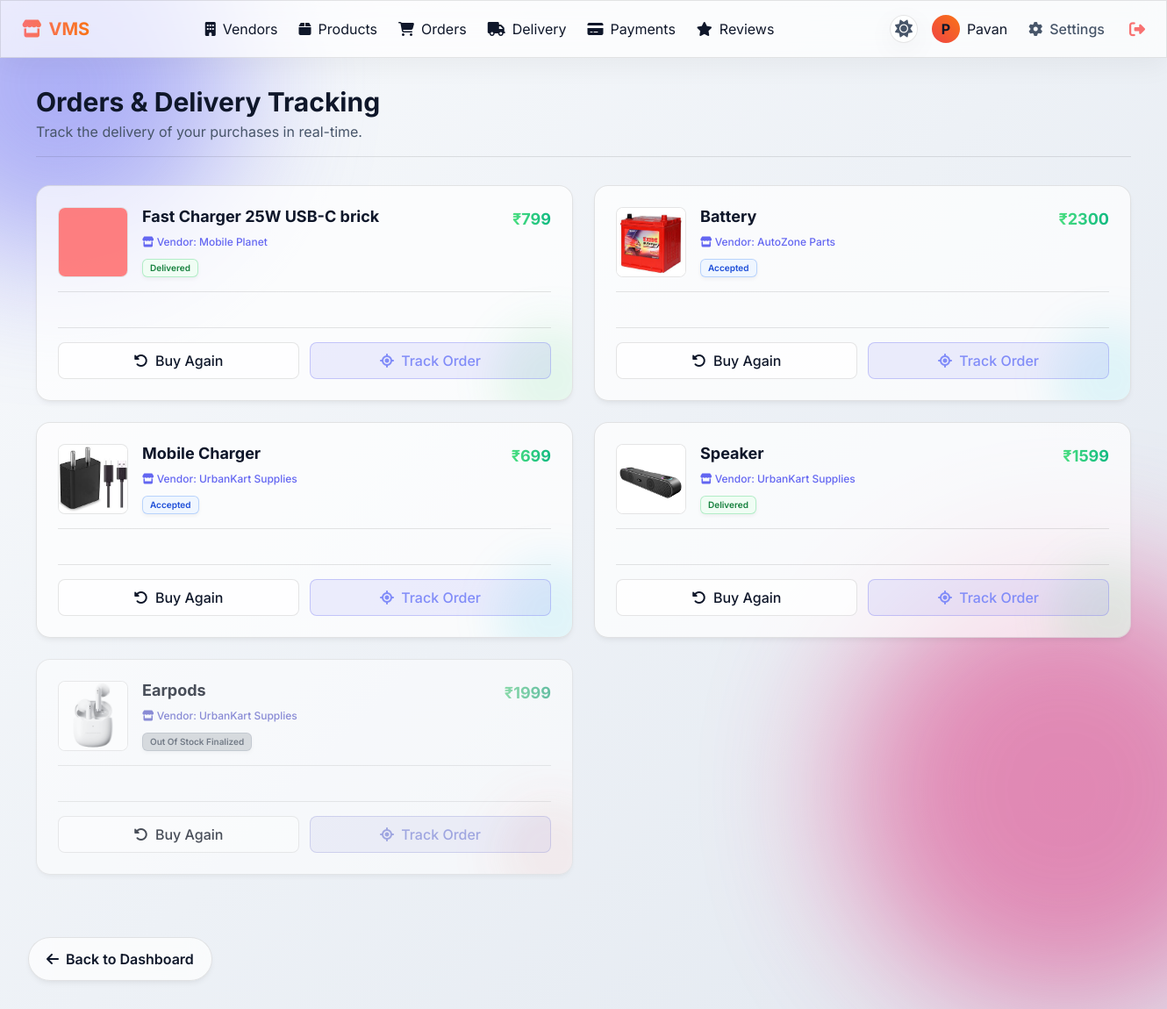
Page /orders (signed in) on the committed database.
### tables this page shows
CREATE TABLE orders(
    id INTEGER PRIMARY KEY AUTOINCREMENT,
    customer TEXT,
    vendor TEXT,
    product_name TEXT,
    price TEXT,
    status TEXT
, product_image TEXT DEFAULT "", expected_delivery TEXT DEFAULT "", delivered_date TEXT DEFAULT "");

### app.py (the view)
@app.route('/orders')
def orders():
    if 'user' not in session:
        return redirect('/login')
    conn = get_db()
    role = session['role']
    if role == "vendor":
        orders = conn.execute(
            "SELECT * FROM orders WHERE vendor=? ORDER BY id DESC",
            (session['user'],)
        ).fetchall()
    else:
        orders = conn.execute(
            "SELECT * FROM orders WHERE customer=? ORDER BY id DESC",
            (session['user'],)
        ).fetchall()
    return render_template(
        'orders.html',
        orders=orders
    )

### templates/orders.html (shortened to what this page needs)
{% extends "base.html" %}
{% block content %}
<div class="fade-in">
    <div class="flex justify-between items-center mb-8 border-b border-glass pb-4">
        <div>
            <h1 class="text-3xl font-bold text-main">Orders & Delivery Tracking</h1>
            <p class="text-muted mt-1">{% if session['role'] == 'vendor' %}Manage customer orders and update delivery
                status.{% else %}Track the delivery of your purchases in real-time.{% endif %}</p>
        </div>
    </div>
    {% if orders %}
    {% if session['role'] == 'vendor' %}
    <div class="glass-card overflow-hidden">
        <div class="overflow-x-auto">
            <table class="w-full text-left whitespace-nowrap">
                <thead>
                    <tr>
                        <th>Product</th>
                        <th>Customer</th>
                        <th>Price</th>
                        <th>Status</th>
                        <th>Update Delivery</th>
                    </tr>
                </thead>
                <tbody class="divide-y divide-glass">
                    {% for order in orders %}
                    <tr class="hover:bg-overlay transition-colors">
                        <td class="font-semibold text-main flex items-center gap-3">
                            {% if order['product_image'] %}
                            <img src="{{ url_for('static', filename=order['product_image']|resolve_image) }}"
                                class="w-10 h-10 rounded object-contain bg-slate-700/30 border border-glass">
                            {% else %}
                            <div
                                class="w-10 h-10 rounded bg-overlay flex items-center justify-center text-muted/50 border border-glass">
                                <i class="fa-solid fa-box-open"></i></div>
                            {% endif %}
                            {{ order['product_name'] }}
                        </td>
                        <td class="font-medium flex items-center gap-2 text-main">
                            <div
                                class="w-8 h-8 rounded-full bg-indigo-500/20 text-indigo-500 flex items-center justify-center font-bold">
                                {{ order['customer'][0]|upper }}</div> {{ order['customer'] }}
                        </td>
                        <td
                            class="text-transparent bg-clip-text bg-gradient-to-r from-green-400 to-emerald-500 font-bold">
                            ₹{{ order['price'] }}</td>
                        <td>
                            {% if order['status'] == 'Out Of Stock' %}
                            <span class="badge badge-finalized cursor-default select-none" title="This order cannot be changed">
                                <i class="fa-solid fa-lock"></i> Out Of Stock Finalized
                            </span>
                            {% else %}
                            <span class="badge
                                    {% if order['status'] == 'Pending' %}badge-pending
                                    {% elif order['status'] == 'Accepted' %}badge-accepted
                                    {% elif order['status'] == 'Processing' %}badge-processing
                                    {% elif order['status'] == 'Shipped' %}badge-shipped
                                    {% elif order['status'] == 'Out For Delivery' %}badge-outfordelivery
                                    {% elif order['status'] == 'Delivered' %}badge-delivered
                                    {% else %}badge-outofstock{% endif %}">
                                {{ order['status'] }}
                            </span>
                            {% endif %}
                        </td>
                        <td>
                            {% if order['status'] == 'Out Of Stock' %}
                            <div class="text-sm text-muted max-w-xs">
                                <p class="mb-1">Status updates are disabled for this order.</p>
                                <p class="text-[11px] opacity-80">New purchases create a new order with full controls.</p>
                            </div>
                            {% else %}
                            <form method="POST" action="/update_order" class="flex flex-col gap-2">
                                <input type="hidden" name="order_id" value="{{ order['id'] }}">
                                <div class="flex flex-wrap gap-2 items-center">
                                    <div class="blend-select-wrapper update-status w-40 min-w-[10rem]">
                                        <select name="status"
                                            class="glass-input px-3 py-1.5 rounded-lg text-sm appearance-none focus:outline-none w-full blend-select transition-shadow hover:shadow-md"
                                            onchange="toggleDateInput(this, {{ order['id'] }})">
                                            <option value="Pending" {% if order['status']=='Pending' %}selected{% endif
                                                %}>Pending</option>
                                            <option value="Accepted" {% if order['status']=='Accepted' %}selected{%
                                                endif %}>Accepted</option>
                                            <option value="Processing" {% if order['status']=='Processing' %}selected{%
                                                endif %}>Processing</option>
                                            <option value="Shipped" {% if order['status']=='Shipped' %}selected{% endif
                                                %}>Shipped</option>
                                            <option value="Out For Delivery" {% if order['status']=='Out For Delivery'
                                                %}selected{% endif %}>Out For Delivery</option>
                                            <option value="Delivered" {% if order['status']=='Delivered' %}selected{%
                                                endif %}>Delivered</option>
                                            <option value="Out Of Stock" {% if order['status']=='Out Of Stock'
                                                %}selected{% endif %}>Out Of Stock</option>
                                        </select>
                                    </div>
                                    <button type="submit"
                                        class="btn-glow px-3 py-1.5 rounded-lg text-sm font-medium transition-transform hover:scale-[1.02] active:scale-[0.98]">Update</button>
                                </div>
                                <div id="expected-date-container-{{ order['id'] }}"
                                    class="{% if order['status'] in ['Processing', 'Shipped', 'Out For Delivery'] %}block{% else %}hidden{% endif %}">
                                    <input type="date" name="expected_delivery"
                                        value="{{ order['expected_delivery']|input_date }}"
                                        class="glass-input px-3 py-1 text-xs rounded w-40 max-w-full"
                                        placeholder="Expected Delivery">
                                    <div class="text-[10px] text-muted mt-0.5">Set Expected Delivery Date</div>
                                </div>
                                <div id="delivered-date-container-{{ order['id'] }}"
                                    class="{% if order['status'] == 'Delivered' %}block{% else %}hidden{% endif %}">
                                    <input type="date" name="delivered_date" value="{{ order['delivered_date']|input_date }}"
                                        class="glass-input px-3 py-1 text-xs rounded w-40 max-w-full" placeholder="Delivered Date">
                                    <div class="text-[10px] text-muted mt-0.5">Set Delivery Date</div>
                                </div>
                            </form>
                            {% endif %}
                        </td>
                    </tr>
                    {% endfor %}
                </tbody>
            </table>
        </div>
    </div>
    <script>
        function toggleDateInput(selectElem, orderId) {
            const expectedContainer = document.getElementById('expected-date-container-' + orderId);
            const deliveredContainer = document.getElementById('delivered-date-container-' + orderId);
            const status = selectElem.value;
            if (['Processing', 'Shipped', 'Out For Delivery'].includes(status)) {
                expectedContainer.classList.remove('hidden');
                deliveredContainer.classList.add('hidden');
            } else if (status === 'Delivered') {
                expectedContainer.classList.add('hidden');
                deliveredContainer.classList.remove('hidden');
            } else {
                expectedContainer.classList.add('hidden');
                deliveredContainer.classList.add('hidden');
            }
        }
    </script>
    {% else %}
    <div class="grid grid-cols-1 lg:grid-cols-2 gap-6">
        {% for order in orders %}
        <div
            class="glass-card p-6 flex flex-col relative overflow-hidden {% if order['status'] == 'Out Of Stock' %}opacity-75 grayscale-[30%]{% endif %}">
            {% if order['status'] == 'Delivered' %}
            <div class="absolute -right-10 -bottom-10 w-32 h-32 bg-green-500/10 rounded-full blur-xl z-0"></div>
            {% elif order['status'] == 'Out Of Stock' %}
            <div class="absolute -right-10 -bottom-10 w-32 h-32 bg-red-500/10 rounded-full blur-xl z-0"></div>
            {% else %}
            <div class="absolute -right-10 -bottom-10 w-32 h-32 bg-cyan-500/10 rounded-full blur-xl z-0"></div>
            {% endif %}
            <div class="relative z-10 flex gap-4 mb-6 pb-4 border-b border-glass">
                <div class="w-20 h-20 bg-overlay rounded-lg overflow-hidden border border-glass shrink-0 flex items-center justify-center">
                    {% if order['product_image'] %}
                    <img src="{{ url_for('static', filename=order['product_image']|resolve_image) }}"
                        class="w-full h-full object-contain">
                    {% else %}
                    <div
                        class="w-full h-full flex items-center justify-center text-3xl text-muted/50 bg-gradient-to-br from-transparent to-slate-900/20">
                        <i class="fa-solid fa-box-open"></i></div>
                    {% endif %}
                </div>
                <div class="flex flex-col justify-between w-full">
                    <div>
                        <div class="flex justify-between items-start">
                            <h3 class="text-lg font-bold text-main leading-tight">{{ order['product_name'] }}</h3>
                            <div
                                class="text-lg font-bold text-transparent bg-clip-text bg-gradient-to-r from-green-400 to-emerald-500 ml-2 shrink-0">
                            </div>
                        </div>
                        <div class="text-xs text-indigo-500 font-medium mt-1"><i class="fa-solid fa-store"></i> Vendor:
                            {{ order['vendor'] }}</div>
                    </div>
                    <div class="flex justify-between items-end mt-2">
                        <span class="badge
                                {% if order['status'] == 'Pending' %}badge-pending
                                {% elif order['status'] == 'Accepted' %}badge-accepted
                                {% elif order['status'] == 'Processing' %}badge-processing
                                {% elif order['status'] == 'Shipped' %}badge-shipped
                                {% elif order['status'] == 'Out For Delivery' %}badge-outfordelivery
                                {% elif order['status'] == 'Delivered' %}badge-delivered
                                {% elif order['status'] == 'Out Of Stock' %}badge-finalized
                                {% else %}badge-outofstock{% endif %} text-[10px] px-2 py-0.5">
                            {% if order['status'] == 'Out Of Stock' %}Out Of Stock Finalized{% else %}{{ order['status'] }}{% endif %}
                        </span>
                    </div>
                </div>
            </div>
            <div class="relative z-10 flex gap-3 mt-4 pt-4 border-t border-glass">
                <a href="/vendor_products/{{ order['vendor'] }}"
                    class="flex-1 py-2 text-center rounded-lg bg-overlay text-main border border-glass hover:bg-slate-800 transition-colors font-medium">
                    <i class="fa-solid fa-rotate-left mr-1"></i> Buy Again
                </a>
                <button type="button" onclick="toggleTracking({{ order['id'] }})"
                    class="flex-1 py-2 text-center rounded-lg bg-indigo-500/10 text-indigo-400 border border-indigo-500/30 hover:bg-indigo-500/20 transition-colors font-medium">
                    <i class="fa-solid fa-location-crosshairs mr-1"></i> Track Order
                </button>
            </div>
        </div>
        {% endfor %}
    </div>
    {% endif %}
    {% endif %}
</div>
{% endblock %}

### rows in the picture
orders: product_image (placeholder picture), product_name "Fast Charger 25W USB-C brick", vendor "Mobile Planet", status "Delivered"
orders: product_image (picture), product_name "Battery", vendor "AutoZone Parts", status "Accepted"
orders: product_image (picture), product_name "Mobile Charger", vendor "UrbanKart Supplies", status "Accepted"
orders: product_image (picture), product_name "Speaker", vendor "UrbanKart Supplies", status "Delivered"
orders: status "Out Of Stock" (drawn), product_image (picture), product_name "Earpods", vendor "UrbanKart Supplies"

### other values in the picture
{{ session['user'][0]|upper }} "P"
{{ session['user'] }} "Pavan"
